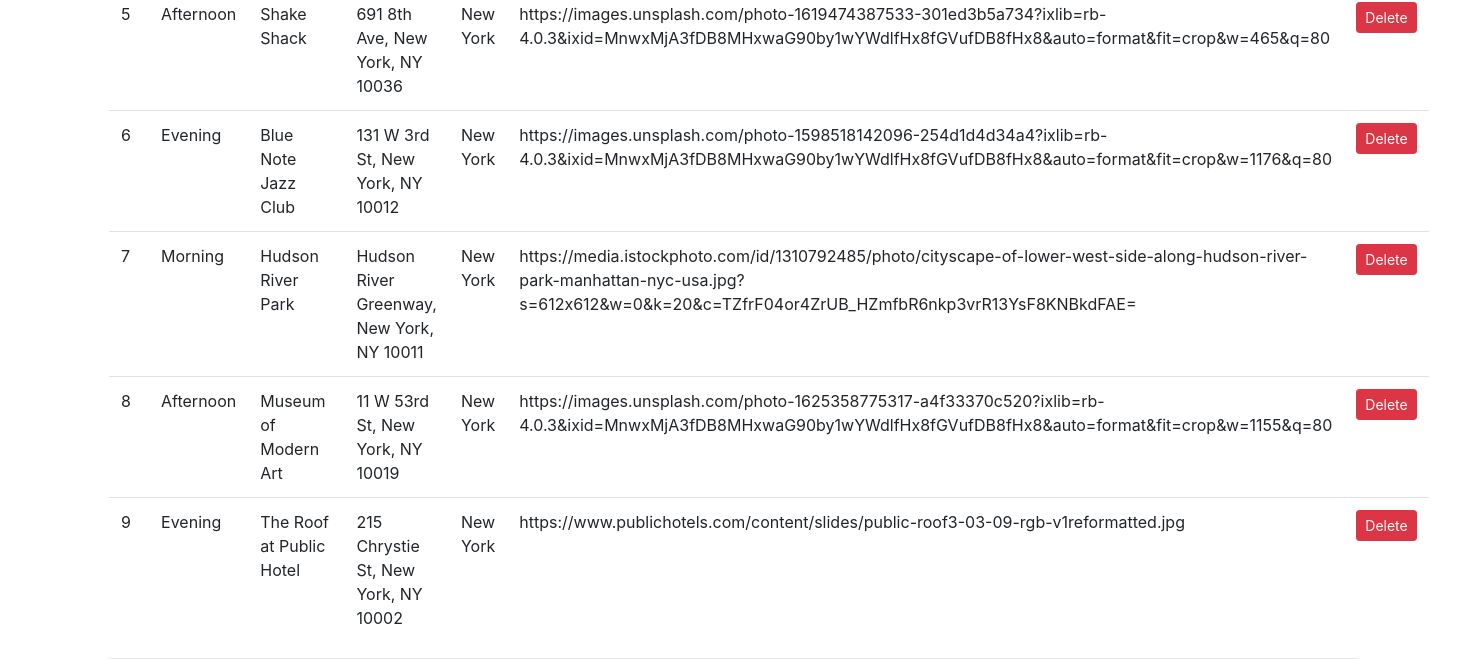
Page /admin/ (signed in, lower part) on the earlier database version.
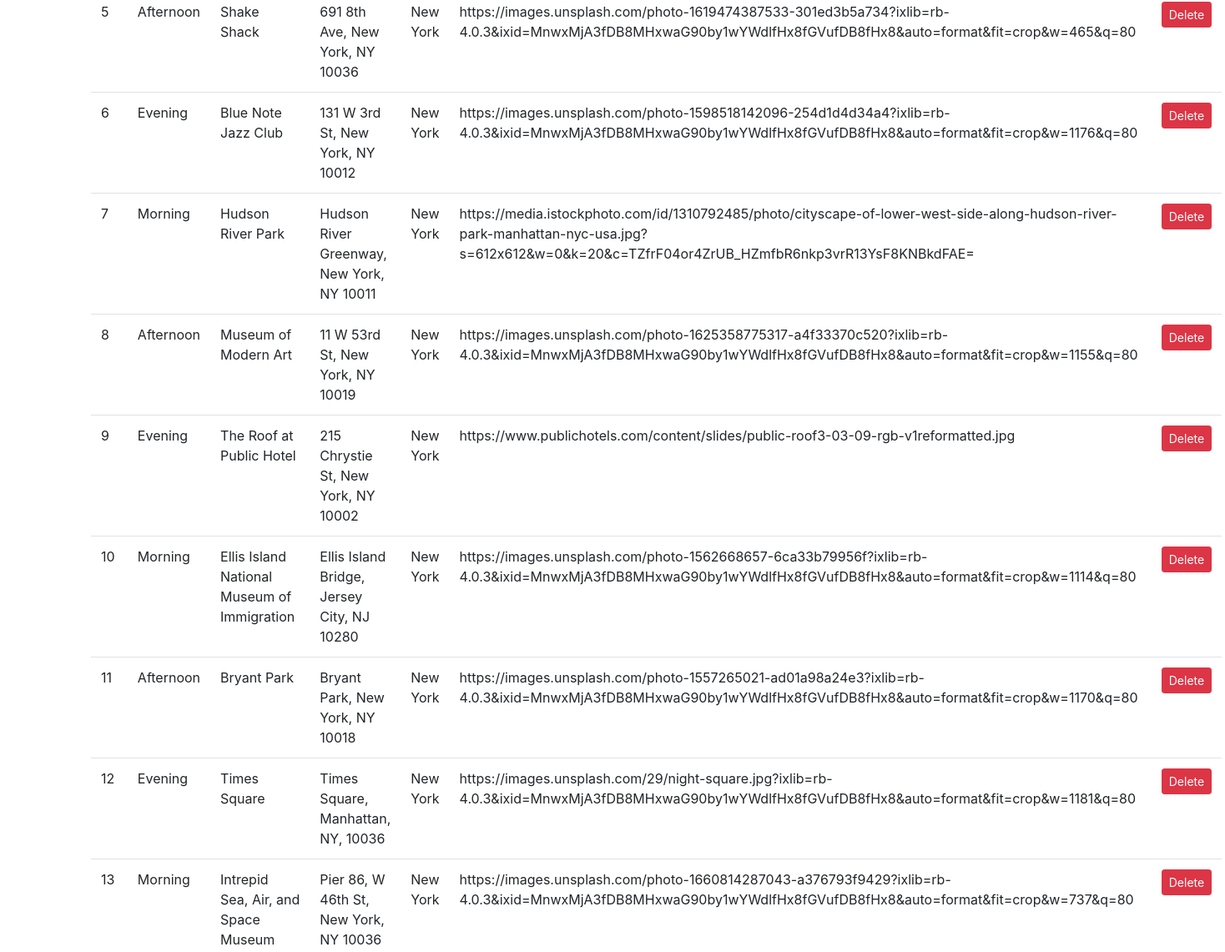
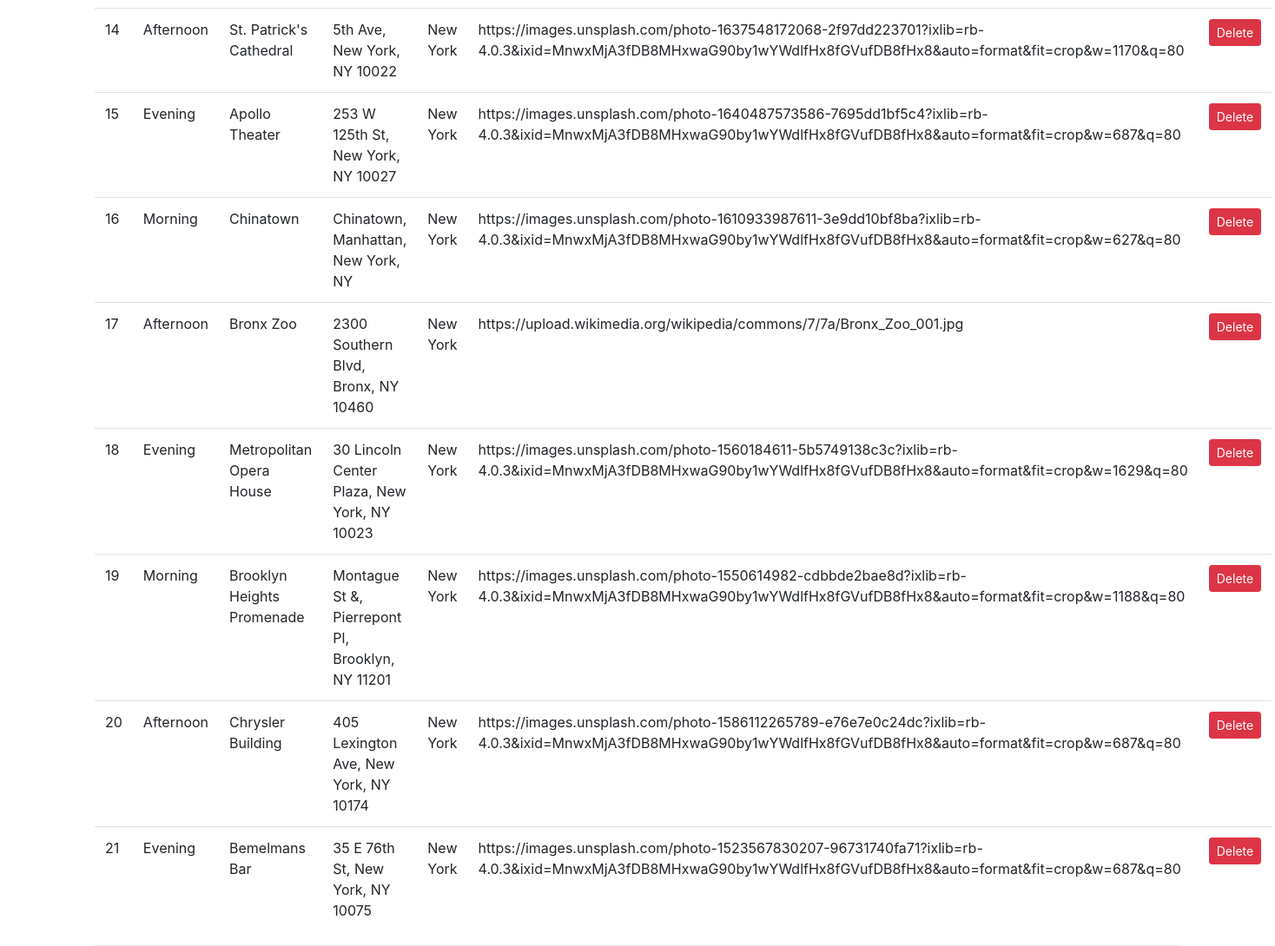
Same page on the later database version (2 pictures, top to bottom).
### website/models.py (models this page shows)
class Activity(db.Model):
    id = db.Column(db.Integer, primary_key=True)
    city_id = db.Column(db.Integer, db.ForeignKey('city.id'), nullable=False)
    activity_type = db.Column(db.String(100))
    activity_action = db.Column(db.String(100))
    activity_place = db.Column(db.String(100))
    activity_location = db.Column(db.String(1000))
    activity_description = db.Column(db.String(1000))
    activity_image = db.Column(db.String(1000))
    city = relationship('City', backref='activities', lazy=True)

class City(db.Model):
    id = db.Column(db.Integer, primary_key=True)
    name = db.Column(db.String(100), unique=True)
    state = db.Column(db.String(100))

### website/routes/admin_route.py (the view)
@admin_router.route('/')
def admin_dashboard():
    if current_user.is_admin:
        return render_template('admin_dash.html', user=current_user, cities=get_cities(), activities=get_activities(), users=get_users(), is_admin = bool(current_user.is_admin))
    else:
        return render_template("not_authorized.html", user=current_user, is_admin = bool(current_user.is_admin))

### website/routes/admin_route.py (called while the page is built)
def get_cities():
    print(City.query.all())
    return list(City.query.all())

def get_activities():
    print(Activity.query.all())
    return list(Activity.query.all())

def get_users():
    print(User.query.all())
    return list(User.query.all())

### website/templates/admin_dash.html (shortened to what this page needs)
{% extends 'base.html' %} {% block title %}Admin Dashboard{% endblock %} {%
block content %}
<table class="table admin_table">
  <tbody>
    {% for activity in activities %}
    <tr data-activity-id="{{ activity.id }}">
      <td>{{ activity.id }}</td>
      <td>{{ activity.activity_type }}</td>
      <td>{{ activity.activity_place }}</td>
      <td>{{ activity.activity_location }}</td>
      <td>{{ activity.city.name }}</td>
      <td>{{ activity.activity_image }}</td>
      <td>
        <button
          class="btn btn-danger btn-sm"
          onclick="deleteActivity({{ activity.id }})"
        >
          Delete
        </button>
      </td>
    </tr>
    {% endfor %}
  </tbody>
</table>
{% endblock %}

### website/templates/base.html (shortened to what this page needs)
<!DOCTYPE html>
<html>
  <head>
    <script src="https://cdn.tailwindcss.com"></script>
    <link
      rel="stylesheet"
      href="https://stackpath.bootstrapcdn.com/bootstrap/4.4.1/css/bootstrap.min.css"
    />
    <link
      rel="stylesheet"
      href="https://stackpath.bootstrapcdn.com/font-awesome/4.7.0/css/font-awesome.min.css"
    />
  </head>
  <body>
    <div class="container">{% block content %} {% endblock %}</div>
  </body>
</html>

Differences in the rows shown:
added Activity: id "10", activity_type "Morning", activity_place "Ellis Island National Museum of Immigration", activity_location "Ellis Island Bridge, Jersey City, NJ 10280", city.name "New York", activity_image "https://images.unsplash.com/photo-1562668657-6ca33b79956f?ixlib=rb-4.0.3&ixid=MnwxMjA3fDB8MHxwaG90by1wYWdlfHx8fGVufDB8fHx8&auto=format&fit=crop&w=1114&q=80"
added Activity: id "11", activity_type "Afternoon", activity_place "Bryant Park", activity_location "Bryant Park, New York, NY 10018", city.name "New York", activity_image "https://images.unsplash.com/photo-1557265021-ad01a98a24e3?ixlib=rb-4.0.3&ixid=MnwxMjA3fDB8MHxwaG90by1wYWdlfHx8fGVufDB8fHx8&auto=format&fit=crop&w=1170&q=80"
added Activity: id "12", activity_type "Evening", activity_place "Times Square", activity_location "Times Square, Manhattan, NY, 10036", city.name "New York", activity_image "https://images.unsplash.com/29/night-square.jpg?ixlib=rb-4.0.3&ixid=MnwxMjA3fDB8MHxwaG90by1wYWdlfHx8fGVufDB8fHx8&auto=format&fit=crop&w=1181&q=80"
added Activity: id "13", activity_type "Morning", activity_place "Intrepid Sea, Air, and Space Museum", activity_location "Pier 86, W 46th St, New York, NY 10036", city.name "New York", activity_image "https://images.unsplash.com/photo-1660814287043-a376793f9429?ixlib=rb-4.0.3&ixid=MnwxMjA3fDB8MHxwaG90by1wYWdlfHx8fGVufDB8fHx8&auto=format&fit=crop&w=737&q=80"
added Activity: id "14", activity_type "Afternoon", activity_place "St. Patrick's Cathedral", activity_location "5th Ave, New York, NY 10022", city.name "New York", activity_image "https://images.unsplash.com/photo-1637548172068-2f97dd223701?ixlib=rb-4.0.3&ixid=MnwxMjA3fDB8MHxwaG90by1wYWdlfHx8fGVufDB8fHx8&auto=format&fit=crop&w=1170&q=80"
added Activity: id "15", activity_type "Evening", activity_place "Apollo Theater", activity_location "253 W 125th St, New York, NY 10027", city.name "New York", activity_image "https://images.unsplash.com/photo-1640487573586-7695dd1bf5c4?ixlib=rb-4.0.3&ixid=MnwxMjA3fDB8MHxwaG90by1wYWdlfHx8fGVufDB8fHx8&auto=format&fit=crop&w=687&q=80"
added Activity: id "16", activity_type "Morning", activity_place "Chinatown", activity_location "Chinatown, Manhattan, New York, NY", city.name "New York", activity_image "https://images.unsplash.com/photo-1610933987611-3e9dd10bf8ba?ixlib=rb-4.0.3&ixid=MnwxMjA3fDB8MHxwaG90by1wYWdlfHx8fGVufDB8fHx8&auto=format&fit=crop&w=627&q=80"
added Activity: id "17", activity_type "Afternoon", activity_place "Bronx Zoo", activity_location "2300 Southern Blvd, Bronx, NY 10460", city.name "New York", activity_image "https://upload.wikimedia.org/wikipedia/commons/7/7a/Bronx_Zoo_001.jpg"
added Activity: id "18", activity_type "Evening", activity_place "Metropolitan Opera House", activity_location "30 Lincoln Center Plaza, New York, NY 10023", city.name "New York", activity_image "https://images.unsplash.com/photo-1560184611-5b5749138c3c?ixlib=rb-4.0.3&ixid=MnwxMjA3fDB8MHxwaG90by1wYWdlfHx8fGVufDB8fHx8&auto=format&fit=crop&w=1629&q=80"
added Activity: id "19", activity_type "Morning", activity_place "Brooklyn Heights Promenade", activity_location "Montague St &, Pierrepont Pl, Brooklyn, NY 11201", city.name "New York", activity_image "https://images.unsplash.com/photo-1550614982-cdbbde2bae8d?ixlib=rb-4.0.3&ixid=MnwxMjA3fDB8MHxwaG90by1wYWdlfHx8fGVufDB8fHx8&auto=format&fit=crop&w=1188&q=80"
added Activity: id "20", activity_type "Afternoon", activity_place "Chrysler Building", activity_location "405 Lexington Ave, New York, NY 10174", city.name "New York", activity_image "https://images.unsplash.com/photo-1586112265789-e76e7e0c24dc?ixlib=rb-4.0.3&ixid=MnwxMjA3fDB8MHxwaG90by1wYWdlfHx8fGVufDB8fHx8&auto=format&fit=crop&w=687&q=80"
added Activity: id "21", activity_type "Evening", activity_place "Bemelmans Bar", activity_location "35 E 76th St, New York, NY 10075", city.name "New York", activity_image "https://images.unsplash.com/photo-1523567830207-96731740fa71?ixlib=rb-4.0.3&ixid=MnwxMjA3fDB8MHxwaG90by1wYWdlfHx8fGVufDB8fHx8&auto=format&fit=crop&w=687&q=80"
